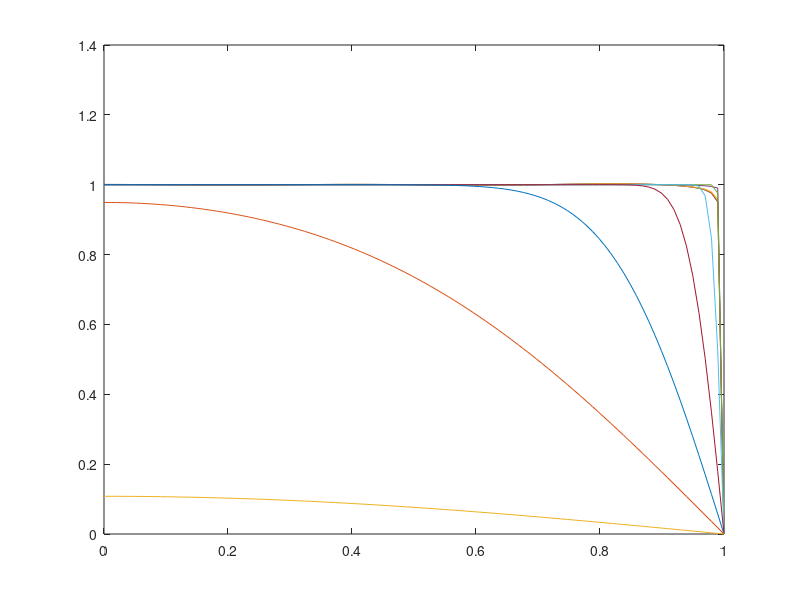

MATLAB code to generate this figure:
function [] = trash()
z = linspace(0, 1, 100);


for t = 10.^[-9:1:0]
pw = ComputeThis(z, 1, 1, t);
plot(z, pw) 
hold on
end
hold off

function [Xa] = ComputeThis(z, M, k, t)


% Other analytical solution...
nNodes = length(z);
Xa = zeros(nNodes,1);

for nod = 1:nNodes
    xx = 1-z(nod);
    TT = M * t*k;
    pw = 0;
    for m = 0:400
        aux = pi/2*(2*m+1);
        pw = pw + 2/aux * sin( aux * xx) * exp( - aux^2 * TT);
    end
    Xa(nod) = pw;
end